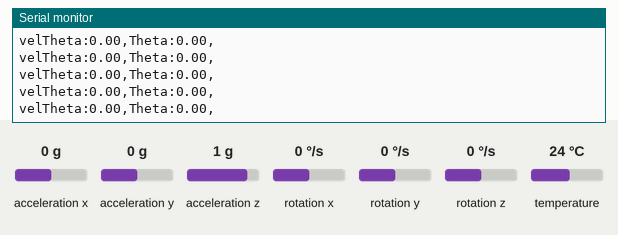
This sketch was run on a simulated Arduino Leonardo, built with avr-gcc and run on an emulated ATmega32U4. On the bench: the last lines printed to the serial monitor. Inputs (shaded band) come from the test bench; at power-on: rotation z 0 °/s, acceleration x 0 g, acceleration y 0 g, acceleration z 1 g, rotation x 0 °/s, rotation y 0 °/s, temperature 24 °C.

Above: at 1.3 s.
1.4 s: rotation z set to -192 °/s
At 2.0 s:
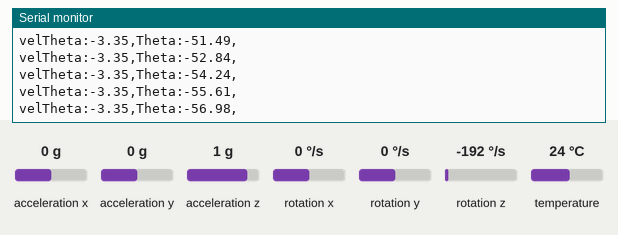
2.9 s: rotation z set to -100 °/s
At 4.0 s:
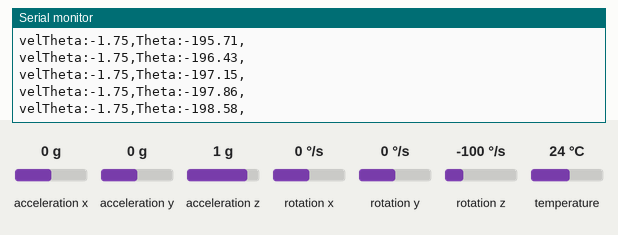
Timing chart, 0 to 5.9 s (numbered marks = the images above; inputs shaded):
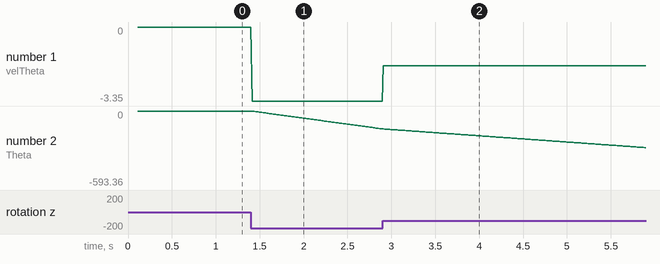

The sketch:

plotter.ino
```cpp
// Basic demo for accelerometer readings from Adafruit MPU6050

#include <Adafruit_MPU6050.h>
#include <Adafruit_Sensor.h>
#include <Wire.h>

#define MPU6050_DEVICE_ID 0x2
Adafruit_MPU6050 mpu;

float vel_x, vel_y, vel_z, vel_theta;
float pos_x, pos_y, pos_z, Theta;

float err_y;
float err_x;
float err_z;
float med_y;
float med_x;
float med_z;

int pico = 0;
float theta = 0.0;
float theta_old = 0.0;
float theta_old_old = 0.0;
float theta_old_old_old = 0.0;
int t = 0;
int t_old = 0;
float dt;
void setup(void)
{
  Serial.begin(9600);
  while (!Serial)
  {
    delay(10); // will pause Zero, Leonardo, etc until serial console opens
  }

  // Try to initialize!
  if (!mpu.begin())
  {
    Serial.println("Failed to find MPU6050 chip");
    while (1)
    {
      delay(10);
    }
  }

  mpu.setAccelerometerRange(MPU6050_RANGE_16_G);
  mpu.setGyroRange(MPU6050_RANGE_250_DEG);
  mpu.setFilterBandwidth(MPU6050_BAND_21_HZ);
  Serial.println("");
  delay(100);
}

void loop()
{

  /* Get new sensor events with the readings */
  sensors_event_t a, g, temp;
  mpu.getEvent(&a, &g, &temp);
  t = millis();
  /* Print out the values */
  // Serial.print("AccelX:");
  // Serial.print(a.acceleration.x);
  // Serial.print(",");
  // Serial.print("AccelY:");
  // Serial.print(a.acceleration.y);
  // Serial.print(",");
  // Serial.print("AccelZ:");
  // Serial.print(a.acceleration.z);
  // Serial.print(", ");
  //  Serial.print("GyroZ:");
  //  Serial.print(g.gyro.z);
  //-------------Calculo de Theta-----------------
  dt = (t - t_old);

  if (pico == 0)
  {

    err_y = a.acceleration.y;
    err_x = a.acceleration.x;
    err_z = a.acceleration.z;
    pico = 1;
  }

  vel_theta = g.gyro.z;

  theta = (vel_theta * dt) / 1000 + theta;
  theta_old_old_old = theta_old_old;
  theta_old_old = theta_old;
  theta_old = theta;
  theta = (theta_old_old_old + theta_old_old + theta_old) / 3;
  med_y = a.acceleration.y - err_y;
  med_x = a.acceleration.x - err_x;
  med_z = a.acceleration.z - err_z;

  vel_x = (med_x * dt * 100) / 1000 + vel_x;
  vel_y = (med_y * dt * 100) / 1000 + vel_y;
  vel_z = (med_z * dt * 100) / 1000 + vel_z;
  pos_x = (vel_x * dt) / 1000 + pos_x;
  pos_y = (vel_y * dt) / 1000 + pos_y;
  pos_z = (vel_z * dt) / 1000 + pos_z;

  // Serial.print("velX:");
  // Serial.print(vel_x);
  // Serial.print(",");
  // Serial.print("velY:");
  // Serial.print(vel_y);
  // Serial.print(",");
  // Serial.print("velZ:");
  // Serial.print(vel_z);
  // Serial.print(",");
  Serial.print("velTheta:");
  Serial.print(vel_theta);
  Serial.print(",");

  // Serial.print("posx:");
  // Serial.print(pos_x);
  // Serial.print(",");
  // Serial.print("posy:");
  // Serial.print(pos_y);
  // Serial.print(",");
  Serial.print("Theta:");
  Serial.print(theta * 180 / 3.1415);
  Serial.print(",");

  Serial.println("");

  t_old = t;
  delay(10);
}
```

Measured:
- after the input at 1.4 s, the serial monitor: prints a new line at once (image 1)
- plotted number 1: 0 → -3.35 after the input at 1.4 s
- plotted number 2: 0 → -143.29 after the input at 1.4 s
